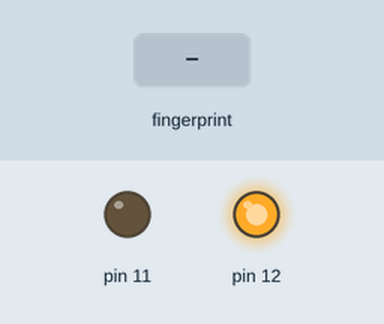
A sketch run on a simulated Arduino Uno, built with avr-gcc and run on an emulated ATmega328P. Parts: output pins drawn as LEDs (lit = HIGH). The test bench sets the inputs (shaded band). What the sketch prints to the serial monitor is not drawn.

Above: at 2.2 s.
2.3 s: finger stored as number 1 placed on the sensor
At 3.4 s:
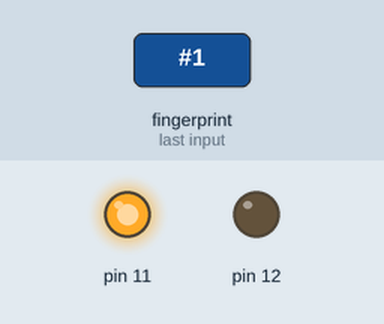
At 4.3 s:
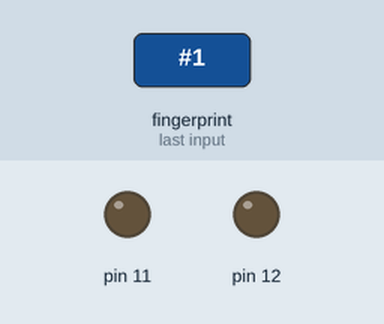
Timing chart, 0 to 6.2 s (numbered marks = the images above; inputs shaded):
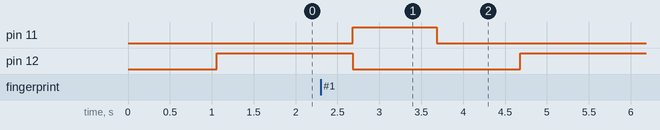

Measured:
- after the input at 2.3 s, pin 11: LOW → HIGH after 0.38 s, → LOW 1.0 s later; pin 12: HIGH → LOW after 0.38 s, → HIGH 2.0 s later

The sketch:

fingerprint.ino
```cpp
#include <Adafruit_Fingerprint.h>
#include <SoftwareSerial.h>

int getFingerprintIDez();

SoftwareSerial mySerial(2, 3);
Adafruit_Fingerprint finger = Adafruit_Fingerprint(&mySerial);

// Mapeamento de IDs para nomes
const char* nomes[] = {
  "Renan",
  "Pedro",
  "victor H. N.",
  "Luiz G",
  "Octavio",
  "Luan",
  "João",
  "Arthur",
  "Daniel",
  "Rafael",
  "Hiury",
  "Jefferson",
  "Davi",
  "Luiz",
  "Lucas",
  "Vitor",
  "Alan",
  "Gustavo Jesus ",
  "Gabriel",
  "Eduardo",
  "Alan Valentina",
  "Samuel",
  "Furini",
  "Jorge",
  "Djonathan",
  "Ismael",
  "Mayumi",
  "Edvaldo"
};

void setup()  {
  Serial.begin(9600);
  Serial.println("Iniciando Leitor Biometrico");
  pinMode(11, OUTPUT);
  pinMode(12, OUTPUT);

  finger.begin(57600);

  if (finger.verifyPassword()) {
    Serial.println("Leitor Biometrico Encontrado");
  } else {
    Serial.println("Leitor Biometrico nao encontrada");
    while (1);
  }
  Serial.println("Esperando Dedo para Verificar");
}

void loop()
{
  int id = getFingerprintIDez();
  if (id != -1) {
    const char* nome = getNomeByID(id);
    Serial.print("Nome: ");
    Serial.println(nome);
  }
  digitalWrite(12, HIGH);
  delay(50);
}

uint8_t getFingerprintID() {
  uint8_t p = finger.getImage();
  switch (p) {
    case FINGERPRINT_OK:
      Serial.println("Imagem Capturada");
      break;
    case FINGERPRINT_NOFINGER:
      Serial.println("Dedo nao Localizado");
      return p;
    case FINGERPRINT_PACKETRECIEVEERR:
      Serial.println("Erro ao se comunicar");
      return p;
    case FINGERPRINT_IMAGEFAIL:
      Serial.println("Erro ao Capturar");
      return p;
    default:
      Serial.println("Erro desconhecido");
      return p;
  }

  p = finger.image2Tz();
  switch (p) {
    case FINGERPRINT_OK:
      Serial.println("Imagem Convertida");
      break;
    case FINGERPRINT_IMAGEMESS:
      Serial.println("Imagem muito confusa");
      return p;
    case FINGERPRINT_PACKETRECIEVEERR:
      Serial.println("Erro ao se comunicar");
      return p;
    case FINGERPRINT_FEATUREFAIL:
      Serial.println("Impossivel localizar Digital");
      return p;
    case FINGERPRINT_INVALIDIMAGE:
      Serial.println("Impossivel Localizar Digital");
      return p;
    default:
      Serial.println("Erro Desconhecido");
      return p;
  }

  p = finger.fingerFastSearch();
  if (p == FINGERPRINT_OK) {
    Serial.println("Digital Encontrada");
  } else if (p == FINGERPRINT_PACKETRECIEVEERR) {
    Serial.println("Erro ao se comunicar");
    return p;
  } else if (p == FINGERPRINT_NOTFOUND) {
    Serial.println("Digital Desconhecida");
    return p;
  } else {
    Serial.println("Erro Desconhecido");
    return p;
  }

  Serial.print("ID # Encontrado");
  Serial.print(finger.fingerID);
  Serial.print(" com precisao de ");
  Serial.println(finger.confidence);
}

int getFingerprintIDez() {
  uint8_t p = finger.getImage();
  if (p != FINGERPRINT_OK)  return -1;

  p = finger.image2Tz();
  if (p != FINGERPRINT_OK)  return -1;

  p = finger.fingerFastSearch();
  if (p != FINGERPRINT_OK)  return -1;

  digitalWrite(12, LOW);
  digitalWrite(11, HIGH);
  delay(1000);
  digitalWrite(11, LOW);
  delay(1000);
  digitalWrite(12, HIGH);
  Serial.print("ID # Encontrado ");
  Serial.print(finger.fingerID);
  Serial.print(" com precisao de ");
  Serial.println(finger.confidence);
  return finger.fingerID;
}
const char* getNomeByID(int id) {
  if (id >= 2 && id <= 29) {
    return nomes[id];
  }
  return "Nome Desconhecido";
}
```
